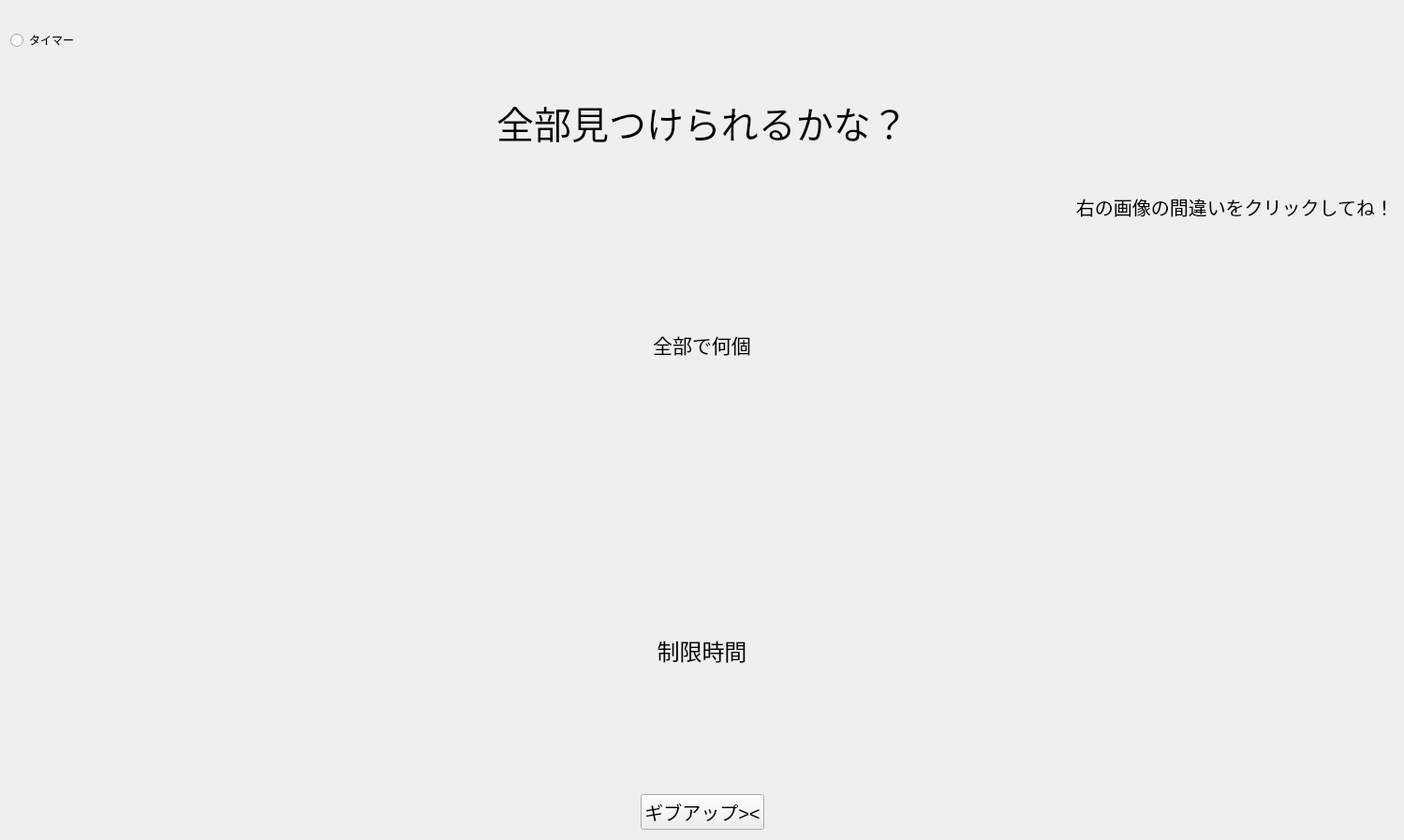
      <widget class="QWidget" name="page_7">
       <layout class="QHBoxLayout" name="horizontalLayout_12">
        <item>
         <layout class="QVBoxLayout" name="verticalLayout_3">
          <item>
           <layout class="QHBoxLayout" name="horizontalLayout_8">
            <item>
             <spacer name="horizontalSpacer_10">
              <property name="orientation">
               <enum>Qt::Horizontal</enum>
              </property>
              <property name="sizeHint" stdset="0">
               <size>
                <width>40</width>
                <height>20</height>
               </size>
              </property>
             </spacer>
            </item>
           </layout>
          </item>
          <item>
           <layout class="QHBoxLayout" name="horizontalLayout_5">
            <item>
             <layout class="QHBoxLayout" name="horizontalLayout_4">
              <item>
               <widget class="QRadioButton" name="radioButton">
                <property name="text">
                 <string>タイマー</string>
                </property>
               </widget>
              </item>
              <item>
               <spacer name="horizontalSpacer_7">
                <property name="orientation">
                 <enum>Qt::Horizontal</enum>
                </property>
                <property name="sizeHint" stdset="0">
                 <size>
                  <width>458</width>
                  <height>20</height>
                 </size>
                </property>
               </spacer>
              </item>
              <item>
               <spacer name="horizontalSpacer_6">
                <property name="orientation">
                 <enum>Qt::Horizontal</enum>
                </property>
                <property name="sizeHint" stdset="0">
                 <size>
                  <width>40</width>
                  <height>20</height>
                 </size>
                </property>
               </spacer>
              </item>
             </layout>
            </item>
           </layout>
          </item>
          <item>
           <spacer name="verticalSpacer_8">
            <property name="orientation">
             <enum>Qt::Vertical</enum>
            </property>
            <property name="sizeHint" stdset="0">
             <size>
              <width>20</width>
              <height>40</height>
             </size>
            </property>
           </spacer>
          </item>
          <item>
           <layout class="QHBoxLayout" name="horizontalLayout_9">
            <item>
             <layout class="QHBoxLayout" name="horizontalLayout_2">
              <item>
               <spacer name="horizontalSpacer_3">
                <property name="orientation">
                 <enum>Qt::Horizontal</enum>
                </property>
                <property name="sizeHint" stdset="0">
                 <size>
                  <width>40</width>
                  <height>20</height>
                 </size>
                </property>
               </spacer>
              </item>
              <item>
               <widget class="QLabel" name="sagasou">
                <property name="minimumSize">
                 <size>
                  <width>0</width>
                  <height>40</height>
                 </size>
                </property>
                <property name="font">
                 <font>
                  <pointsize>30</pointsize>
                 </font>
                </property>
                <property name="text">
                 <string>全部見つけられるかな？</string>
                </property>
                <property name="scaledContents">
                 <bool>false</bool>
                </property>
                <property name="alignment">
                 <set>Qt::AlignCenter</set>
                </property>
               </widget>
              </item>
              <item>
               <spacer name="horizontalSpacer_4">
                <property name="orientation">
                 <enum>Qt::Horizontal</enum>
                </property>
                <property name="sizeHint" stdset="0">
                 <size>
                  <width>40</width>
                  <height>20</height>
                 </size>
                </property>
               </spacer>
              </item>
             </layout>
            </item>
           </layout>
          </item>
          <item>
           <spacer name="verticalSpacer_9">
            <property name="orientation">
             <enum>Qt::Vertical</enum>
            </property>
            <property name="sizeHint" stdset="0">
             <size>
              <width>20</width>
              <height>40</height>
             </size>
            </property>
           </spacer>
          </item>
          <item>
           <widget class="QLabel" name="label_2">
            <property name="font">
             <font>
              <pointsize>15</pointsize>
             </font>
            </property>
            <property name="text">
             <string>右の画像の間違いをクリックしてね！</string>
            </property>
            <property name="alignment">
             <set>Qt::AlignRight|Qt::AlignTrailing|Qt::AlignVCenter</set>
            </property>
           </widget>
          </item>
          <item>
           <layout class="QHBoxLayout" name="horizontalLayout_7">
            <item>
             <spacer name="horizontalSpacer_14">
              <property name="orientation">
               <enum>Qt::Horizontal</enum>
              </property>
              <property name="sizeHint" stdset="0">
               <size>
                <width>40</width>
                <height>20</height>
               </size>
              </property>
             </spacer>
            </item>
            <item>
             <widget class="QLabel" name="imagelabel1">
              <property name="minimumSize">
               <size>
                <width>600</width>
                <height>600</height>
               </size>
              </property>
              <property name="font">
               <font>
                <italic>false</italic>
                <underline>false</underline>
               </font>
              </property>
              <property name="text">
               <string/>
              </property>
             </widget>
            </item>
            <item>
             <spacer name="horizontalSpacer_16">
              <property name="orientation">
               <enum>Qt::Horizontal</enum>
              </property>
              <property name="sizeHint" stdset="0">
               <size>
                <width>40</width>
                <height>20</height>
               </size>
              </property>
             </spacer>
            </item>
            <item>
             <layout class="QVBoxLayout" name="verticalLayout_4">
              <item>
               <spacer name="verticalSpacer_6">
                <property name="orientation">
                 <enum>Qt::Vertical</enum>
                </property>
                <property name="sizeHint" stdset="0">
                 <size>
                  <width>20</width>
                  <height>40</height>
                 </size>
                </property>
               </spacer>
              </item>
              <item>
               <widget class="QLabel" name="allnumlabel">
                <property name="font">
                 <font>
                  <pointsize>16</pointsize>
                 </font>
                </property>
                <property name="text">
                 <string>全部で何個</string>
                </property>
                <property name="alignment">
                 <set>Qt::AlignCenter</set>
                </property>
               </widget>
              </item>
              <item>
               <spacer name="verticalSpacer_3">
                <property name="orientation">
                 <enum>Qt::Vertical</enum>
                </property>
                <property name="sizeHint" stdset="0">
                 <size>
                  <width>20</width>
                  <height>30</height>
                 </size>
                </property>
               </spacer>
              </item>
              <item>
               <widget class="QLabel" name="kosulabel">
                <property name="minimumSize">
                 <size>
                  <width>0</width>
                  <height>60</height>
                 </size>
                </property>
                <property name="font">
                 <font>
                  <pointsize>18</pointsize>
                 </font>
                </property>
                <property name="text">
                 <string/>
                </property>
                <property name="alignment">
                 <set>Qt::AlignCenter</set>
                </property>
               </widget>
              </item>
              <item>
               <spacer name="verticalSpacer_4">
                <property name="orientation">
                 <enum>Qt::Vertical</enum>
                </property>
                <property name="sizeHint" stdset="0">
                 <size>
                  <width>20</width>
                  <height>40</height>
                 </size>
                </property>
               </spacer>
              </item>
              <item>
               <widget class="QLabel" name="timelabel">
                <property name="font">
                 <font>
                  <pointsize>18</pointsize>
                 </font>
                </property>
                <property name="text">
                 <string>制限時間</string>
                </property>
                <property name="alignment">
                 <set>Qt::AlignCenter</set>
                </property>
               </widget>
              </item>
              <item>
               <widget class="QLabel" name="label_5">
                <property name="text">
                 <string/>
                </property>
               </widget>
              </item>
              <item>
               <spacer name="verticalSpacer_5">
                <property name="orientation">
                 <enum>Qt::Vertical</enum>
                </property>
                <property name="sizeHint" stdset="0">
                 <size>
                  <width>20</width>
                  <height>40</height>
                 </size>
                </property>
               </spacer>
              </item>
             </layout>
            </item>
            <item>
             <spacer name="horizontalSpacer_17">
              <property name="orientation">
               <enum>Qt::Horizontal</enum>
              </property>
              <property name="sizeHint" stdset="0">
               <size>
                <width>40</width>
                <height>20</height>
               </size>
              </property>
             </spacer>
            </item>
            <item>
             <widget class="QLabel" name="imagelabel2">
              <property name="minimumSize">
               <size>
                <width>600</width>
                <height>600</height>
               </size>
              </property>
              <property name="sizeIncrement">
               <size>
                <width>100</width>
                <height>100</height>
               </size>
              </property>
              <property name="text">
               <string/>
              </property>
             </widget>
            </item>
            <item>
             <spacer name="horizontalSpacer_15">
              <property name="orientation">
               <enum>Qt::Horizontal</enum>
              </property>
              <property name="sizeHint" stdset="0">
               <size>
                <width>40</width>
                <height>20</height>
               </size>
              </property>
             </spacer>
            </item>
           </layout>
          </item>
          <item>
           <layout class="QHBoxLayout" name="horizontalLayout_11">
            <item>
             <layout class="QHBoxLayout" name="horizontalLayout_10">
              <item>
               <spacer name="horizontalSpacer_11">
                <property name="orientation">
                 <enum>Qt::Horizontal</enum>
                </property>
                <property name="sizeHint" stdset="0">
                 <size>
                  <width>40</width>
                  <height>20</height>
                 </size>
                </property>
               </spacer>
              </item>
             </layout>
            </item>
            <item>
             <widget class="QPushButton" name="giveupbutton">
              <property name="font">
               <font>
                <pointsize>15</pointsize>
               </font>
              </property>
              <property name="text">
               <string>ギブアップ&gt;&lt;</string>
              </property>
             </widget>
            </item>
            <item>
             <spacer name="horizontalSpacer_12">
              <property name="orientation">
               <enum>Qt::Horizontal</enum>
              </property>
              <property name="sizeHint" stdset="0">
               <size>
                <width>40</width>
                <height>20</height>
               </size>
              </property>
             </spacer>
            </item>
           </layout>
          </item>
         </layout>
        </item>
       </layout>
      </widget>
